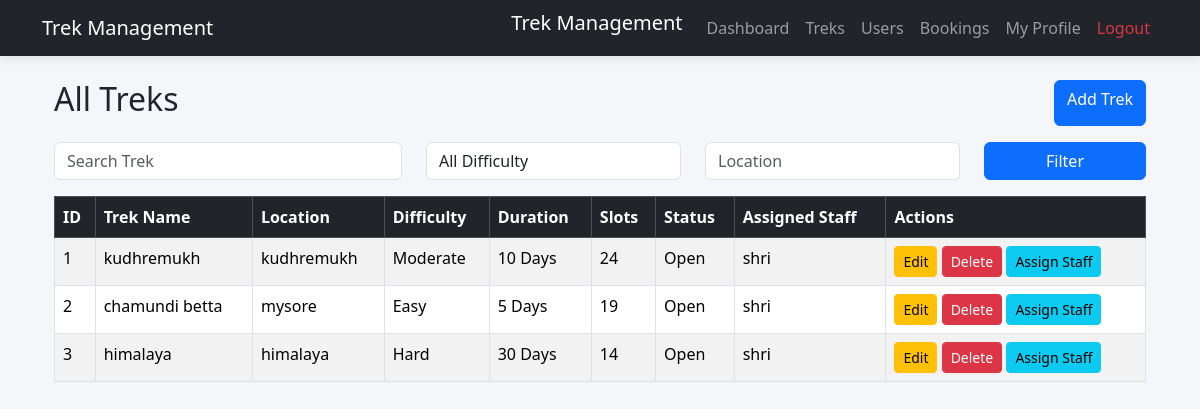
The app's page /admin/treks (signed in) with its own data.
### application/models.py (models this page shows, shortened)
class Trek(db.Model):
    __tablename__ = "treks"
    id = db.Column(db.Integer, primary_key=True)
    trek_name = db.Column(db.String(100), nullable=False)
    location = db.Column(db.String(100), nullable=False)
    difficulty = db.Column(db.String(20), nullable=False)
    duration = db.Column(db.Integer, nullable=False)
    available_slots = db.Column(db.Integer, nullable=False)
    assigned_staff_id = db.Column(
        db.Integer,
        db.ForeignKey("users.id"),
        nullable=True
    )
    status = db.Column(
        db.String(20),
        default="Pending"
    )
    start_date = db.Column(db.Date, nullable=False)
    end_date = db.Column(db.Date, nullable=False)
    staff = db.relationship("User", backref="assigned_treks")

class User(db.Model):
    __tablename__ = "users"
    id = db.Column(db.Integer, primary_key=True)
    username = db.Column(db.String(50), nullable=False, unique=True)
    email = db.Column(db.String(120), nullable=False, unique=True)
    password = db.Column(db.String(255), nullable=False)
    role = db.Column(db.String(20), nullable=False)
    is_approved = db.Column(db.Boolean, default=False)
    is_blacklisted = db.Column(db.Boolean, default=False)

### app.py (the view)
@app.route("/admin/treks")
def view_treks():
    if "user_id" not in session:
        return redirect("/login")
    if session["role"] != "admin":
        return "Access Denied"
    search = request.args.get("search")
    difficulty = request.args.get("difficulty")
    location = request.args.get("location")
    treks = Trek.query
    if search:
        treks = treks.filter(
            Trek.trek_name.ilike(f"%{search}%")
        )
    if difficulty:
        treks = treks.filter_by(
            difficulty=difficulty
        )
    if location:
        treks = treks.filter(
            Trek.location.ilike(f"%{location}%")
        )
    treks = treks.all()
    return render_template(
        "view_treks.html",
        treks=treks
    )

### templates/view_treks.html (shortened to what this page needs)
{% extends "base.html" %}
{% block content %}
<div class="container mt-4">
    <div class="d-flex justify-content-between mb-3">
        <h2>All Treks</h2>
        <a href="{{ url_for('add_trek') }}" class="btn btn-primary">
            Add Trek
        </a>
    </div>
    <form method="GET" class="row mb-3">
        <div class="col-md-4">
            <input
                type="text"
                name="search"
                class="form-control"
                placeholder="Search Trek">
        </div>
        <div class="col-md-3">
            <select
                name="difficulty"
                class="form-control">
                <option value="">All Difficulty</option>
            </select>
        </div>
        <div class="col-md-3">
            <input
                type="text"
                name="location"
                class="form-control"
                placeholder="Location">
        </div>
        <div class="col-md-2">
            <button
                class="btn btn-primary w-100"
                type="submit">
                Filter
            </button>
        </div>
    </form>
    <table class="table table-bordered table-striped">
        <thead class="table-dark">
            <tr>
                <th>ID</th>
                <th>Trek Name</th>
                <th>Location</th>
                <th>Difficulty</th>
                <th>Duration</th>
                <th>Slots</th>
                <th>Status</th>
                <th>Assigned Staff</th>
                <th>Actions</th>
            </tr>
        </thead>
        <tbody>
        {% for trek in treks %}
            <tr>
                <td>{{ trek.id }}</td>
                <td>{{ trek.trek_name }}</td>
                <td>{{ trek.location }}</td>
                <td>{{ trek.difficulty }}</td>
                <td>{{ trek.duration }} Days</td>
                <td>{{ trek.available_slots }}</td>
                <td>{{ trek.status }}</td>
                <td>
                    {% if trek.staff %}
                        {{ trek.staff.username }}
                    {% else %}
                        <span class="text-muted">Unassigned</span>
                    {% endif %}
                </td>
                <td>
                    <a href="{{ url_for('edit_trek', trek_id=trek.id) }}"
                        class="btn btn-warning btn-sm">
                        Edit
                    </a>
                    <a href="{{ url_for('delete_trek', trek_id=trek.id) }}"
                        class="btn btn-danger btn-sm"
                        onclick="return confirm('Are you sure you want to delete this trek?')">
                        Delete
                    </a>
                    <a href="{{ url_for('assign_staff', trek_id=trek.id) }}"
                        class="btn btn-info btn-sm">
                        Assign Staff
                    </a>
                </td>
            </tr>
        {% endfor %}
        </tbody>
    </table>
</div>
{% endblock %}

### static/css/style.css (style rules this page uses)
body { background:#f4f6f9; }

### records on screen
Trek: id "1", trek_name "kudhremukh", location "kudhremukh", difficulty "Moderate", duration "10", available_slots "24", status "Open", staff.username "shri"
Trek: id "2", trek_name "chamundi betta", location "mysore", difficulty "Easy", duration "5", available_slots "19", status "Open", staff.username "shri"
Trek: id "3", trek_name "himalaya", location "himalaya", difficulty "Hard", duration "30", available_slots "14", status "Open", staff.username "shri"
